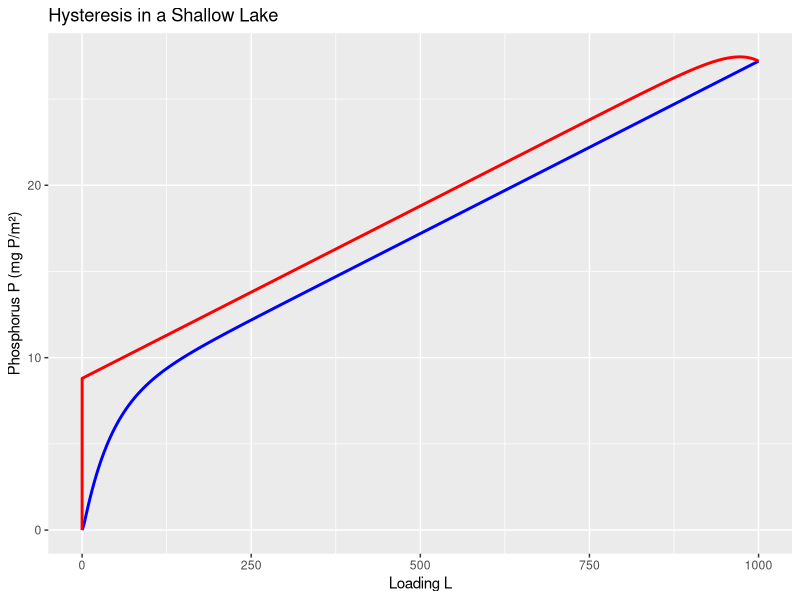

Source code (R):
## ---- chunk 1
library(ggplot2)
## ---- chunk 2
	
	# MODEL 3: HYSTERESIS IN A SHALLOW LAKE
	# by Euler's method:
	# P[i] <- P[i-1] + dt * (L(t) - s*P[i-1] + r*P[i-1]^2/(P[i-1]^2 + m^2))
	
	# initialize parameters
	s  <- 0.025      	# yr⁻¹
	r  <- 0.10      	# mg P/m²/yr
	m  <- 0.25      	# mg P/m²	p0 <-  0.1
	p0 <- 0.0005     	# mg P/m² (clear lake start)	
	dt <- 0.1
	t <- seq(0, 1000, by=dt)
	l  <- function(t_) 0.1 + 0.0005 * t_
	
	# initialize arrays
	pt_f 	<- numeric(length(t)) # forwards direction 
	lt 		<- numeric(length(t)) # only need one lt; no hysteresis here :) 
	pt_f[1] <- p0
	lt[1] 	<- l(t[1])

	# forwards direction for pt
	for (i in 2:length(t)) {
		
		# calculate current loading
		lt[i] <- l(t[i])

		# calculate previous values
		pt_prev <- pt_f[i-1]
		lt_prev <- lt[i-1]

		pt_f[i] <- pt_prev + dt * (lt_prev - s * pt_prev + (r * pt_prev^2) / (pt_prev^2 + m^2))
	}

	# backwards direction... we should see hysteresis
	pt_b 	<- numeric(length(t)) 
	pt_b[length(t)] <- pt_f[length(t)]
	for (i in length(t):2) {
		
		# get current loading (already got from prev step!)
		pt_prev   <- pt_b[i]
		lt_prev	  <- lt[i]
		pt_b[i-1] <- pt_prev + dt * (lt_prev - s * pt_prev + (r * pt_prev^2) / (pt_prev^2 + m^2))
	}
	pt_b[1] <- p0
	# concatenate into dataframe
	df <- data.frame(l_t=t, p_f=pt_f, p_b=pt_b)

	ggplot(df, aes(x = l_t)) +
		geom_line(aes(y = p_f), color = "blue", lwd = 1) +
		geom_line(aes(y = p_b), color = "red", lwd = 1) +
		labs(x = "Loading L", y = "Phosphorus P (mg P/m²)",
		title = "Hysteresis in a Shallow Lake")
